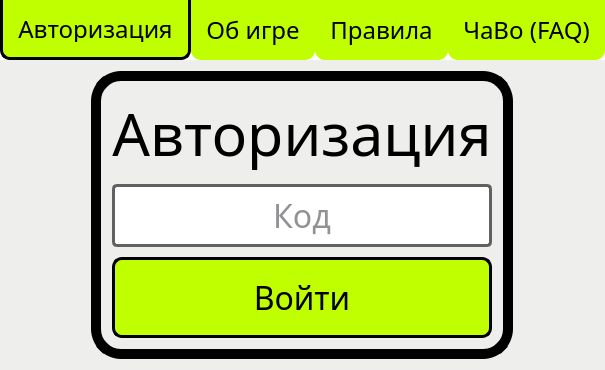
<?xml version="1.0" encoding="UTF-8"?>
<ui version="4.0">
 <class>AuthWindow</class>
 <widget class="QMainWindow" name="AuthWindow">
  <property name="geometry">
   <rect>
    <x>0</x>
    <y>0</y>
    <width>537</width>
    <height>352</height>
   </rect>
  </property>
  <property name="minimumSize">
   <size>
    <width>0</width>
    <height>0</height>
   </size>
  </property>
  <property name="maximumSize">
   <size>
    <width>10000</width>
    <height>10000</height>
   </size>
  </property>
  <property name="windowTitle">
   <string>AuthWindow</string>
  </property>
  <property name="styleSheet">
   <string notr="true"/>
  </property>
  <widget class="QWidget" name="centralWidget">
   <property name="styleSheet">
    <string notr="true"/>
   </property>
   <layout class="QVBoxLayout" name="verticalLayout">
    <property name="spacing">
     <number>0</number>
    </property>
    <property name="leftMargin">
     <number>0</number>
    </property>
    <property name="topMargin">
     <number>0</number>
    </property>
    <property name="rightMargin">
     <number>0</number>
    </property>
    <property name="bottomMargin">
     <number>0</number>
    </property>
    <item>
     <widget class="QFrame" name="navBar">
      <property name="sizePolicy">
       <sizepolicy hsizetype="Preferred" vsizetype="Preferred">
        <horstretch>0</horstretch>
        <verstretch>0</verstretch>
       </sizepolicy>
      </property>
      <property name="minimumSize">
       <size>
        <width>0</width>
        <height>0</height>
       </size>
      </property>
      <property name="maximumSize">
       <size>
        <width>16777215</width>
        <height>60</height>
       </size>
      </property>
      <property name="styleSheet">
       <string notr="true">#navBar
{
	background-color: white;
}



QPushButton
{
    background-color: #BFFF00;
    color: black;
	border-bottom-left-radius: 10px;
	border-bottom-right-radius: 10px;
	padding: 15px;
}
QPushButton:hover:!pressed
{
	background-color: #99CC00;
}
QPushButton:pressed
{
	background-color: #CCFF33;
	color: black;
}
QPushButton:disabled
{
	background-color: #3F3F3F;
}</string>
      </property>
      <property name="frameShape">
       <enum>QFrame::NoFrame</enum>
      </property>
      <property name="frameShadow">
       <enum>QFrame::Raised</enum>
      </property>
      <layout class="QHBoxLayout" name="horizontalLayout_2">
       <property name="spacing">
        <number>0</number>
       </property>
       <property name="leftMargin">
        <number>0</number>
       </property>
       <property name="topMargin">
        <number>0</number>
       </property>
       <property name="rightMargin">
        <number>0</number>
       </property>
       <property name="bottomMargin">
        <number>0</number>
       </property>
       <item>
        <widget class="QPushButton" name="navAuthButton">
         <property name="sizePolicy">
          <sizepolicy hsizetype="Minimum" vsizetype="Expanding">
           <horstretch>0</horstretch>
           <verstretch>0</verstretch>
          </sizepolicy>
         </property>
         <property name="font">
          <font>
           <family>Fira Sans Condensed</family>
           <pointsize>18</pointsize>
          </font>
         </property>
         <property name="styleSheet">
          <string notr="true">QPushButton
{
	border-bottom: 3px solid black;
	border-left: 3px solid black;
	border-right: 3px solid black;
}</string>
         </property>
         <property name="text">
          <string>Авторизация</string>
         </property>
        </widget>
       </item>
       <item>
        <widget class="QPushButton" name="navAboutButton">
         <property name="sizePolicy">
          <sizepolicy hsizetype="Minimum" vsizetype="Expanding">
           <horstretch>0</horstretch>
           <verstretch>0</verstretch>
          </sizepolicy>
         </property>
         <property name="font">
          <font>
           <family>Fira Sans Condensed</family>
           <pointsize>18</pointsize>
          </font>
         </property>
         <property name="styleSheet">
          <string notr="true"/>
         </property>
         <property name="text">
          <string>Об игре</string>
         </property>
        </widget>
       </item>
       <item>
        <widget class="QPushButton" name="navRulesButton">
         <property name="sizePolicy">
          <sizepolicy hsizetype="Minimum" vsizetype="Expanding">
           <horstretch>0</horstretch>
           <verstretch>0</verstretch>
          </sizepolicy>
         </property>
         <property name="font">
          <font>
           <family>Fira Sans Condensed</family>
           <pointsize>18</pointsize>
          </font>
         </property>
         <property name="text">
          <string>Правила</string>
         </property>
        </widget>
       </item>
       <item>
        <widget class="QPushButton" name="navFaqButton">
         <property name="sizePolicy">
          <sizepolicy hsizetype="Minimum" vsizetype="Expanding">
           <horstretch>0</horstretch>
           <verstretch>0</verstretch>
          </sizepolicy>
         </property>
         <property name="font">
          <font>
           <family>Fira Sans Condensed</family>
           <pointsize>18</pointsize>
          </font>
         </property>
         <property name="text">
          <string>ЧаВо (FAQ)</string>
         </property>
        </widget>
       </item>
      </layout>
     </widget>
    </item>
    <item>
     <widget class="QFrame" name="pageBar">
      <property name="frameShape">
       <enum>QFrame::NoFrame</enum>
      </property>
      <property name="frameShadow">
       <enum>QFrame::Raised</enum>
      </property>
      <layout class="QVBoxLayout" name="verticalLayout_2">
       <property name="spacing">
        <number>0</number>
       </property>
       <property name="leftMargin">
        <number>0</number>
       </property>
       <property name="topMargin">
        <number>0</number>
       </property>
       <property name="rightMargin">
        <number>0</number>
       </property>
       <property name="bottomMargin">
        <number>0</number>
       </property>
       <item>
        <widget class="QStackedWidget" name="stackedWidget">
         <property name="currentIndex">
          <number>0</number>
         </property>
         <widget class="QWidget" name="authPage">
          <property name="styleSheet">
           <string notr="true">background-color: rgb(238, 238, 236);</string>
          </property>
          <layout class="QHBoxLayout" name="horizontalLayout_3">
           <item>
            <spacer name="horizontalSpacer_2">
             <property name="orientation">
              <enum>Qt::Horizontal</enum>
             </property>
             <property name="sizeHint" stdset="0">
              <size>
               <width>150</width>
               <height>20</height>
              </size>
             </property>
            </spacer>
           </item>
           <item>
            <widget class="QFrame" name="authFrame1">
             <property name="sizePolicy">
              <sizepolicy hsizetype="Preferred" vsizetype="Preferred">
               <horstretch>0</horstretch>
               <verstretch>0</verstretch>
              </sizepolicy>
             </property>
             <property name="styleSheet">
              <string notr="true">#authFrame1
{
	border: 10px solid black;
	border-radius: 30px;
}</string>
             </property>
             <property name="frameShape">
              <enum>QFrame::NoFrame</enum>
             </property>
             <property name="frameShadow">
              <enum>QFrame::Raised</enum>
             </property>
             <layout class="QVBoxLayout" name="verticalLayout_4">
              <item>
               <spacer name="verticalSpacer">
                <property name="orientation">
                 <enum>Qt::Vertical</enum>
                </property>
                <property name="sizeHint" stdset="0">
                 <size>
                  <width>20</width>
                  <height>25</height>
                 </size>
                </property>
               </spacer>
              </item>
              <item>
               <widget class="QFrame" name="authFrame2">
                <property name="font">
                 <font>
                  <pointsize>1</pointsize>
                 </font>
                </property>
                <property name="frameShape">
                 <enum>QFrame::NoFrame</enum>
                </property>
                <property name="frameShadow">
                 <enum>QFrame::Raised</enum>
                </property>
                <layout class="QVBoxLayout" name="verticalLayout_3">
                 <property name="spacing">
                  <number>10</number>
                 </property>
                 <property name="leftMargin">
                  <number>0</number>
                 </property>
                 <property name="topMargin">
                  <number>0</number>
                 </property>
                 <property name="rightMargin">
                  <number>0</number>
                 </property>
                 <property name="bottomMargin">
                  <number>0</number>
                 </property>
                 <item alignment="Qt::AlignVCenter">
                  <widget class="QLabel" name="authLabel">
                   <property name="sizePolicy">
                    <sizepolicy hsizetype="Preferred" vsizetype="Preferred">
                     <horstretch>0</horstretch>
                     <verstretch>0</verstretch>
                    </sizepolicy>
                   </property>
                   <property name="font">
                    <font>
                     <family>Fira Sans Condensed</family>
                     <pointsize>44</pointsize>
                    </font>
                   </property>
                   <property name="styleSheet">
                    <string notr="true">QLabel
{
	color: black;
}</string>
                   </property>
                   <property name="text">
                    <string>Авторизация</string>
                   </property>
                   <property name="alignment">
                    <set>Qt::AlignCenter</set>
                   </property>
                  </widget>
                 </item>
                 <item>
                  <widget class="QLineEdit" name="authLineEdit">
                   <property name="minimumSize">
                    <size>
                     <width>0</width>
                     <height>0</height>
                    </size>
                   </property>
                   <property name="font">
                    <font>
                     <family>Fira Sans Condensed Medium</family>
                     <pointsize>24</pointsize>
                    </font>
                   </property>
                   <property name="styleSheet">
                    <string notr="true">QLineEdit
{
	color: #212529;
	padding: 5px;
	border: 3px solid #616161;
	border-radius: 5px;
	background-color: white;
}

QLineEdit:focus
{
	border: 4px solid #272727;
}

QLineEdit:disabled
{
	background-color: #3F3F3F;
	color: #FFF;
}</string>
                   </property>
                   <property name="text">
                    <string/>
                   </property>
                   <property name="maxLength">
                    <number>10</number>
                   </property>
                   <property name="echoMode">
                    <enum>QLineEdit::Password</enum>
                   </property>
                   <property name="alignment">
                    <set>Qt::AlignCenter</set>
                   </property>
                   <property name="placeholderText">
                    <string>Код</string>
                   </property>
                  </widget>
                 </item>
                 <item>
                  <widget class="QPushButton" name="authRequestButton">
                   <property name="enabled">
                    <bool>true</bool>
                   </property>
                   <property name="minimumSize">
                    <size>
                     <width>0</width>
                     <height>0</height>
                    </size>
                   </property>
                   <property name="font">
                    <font>
                     <family>Fira Sans Condensed Medium</family>
                     <pointsize>24</pointsize>
                    </font>
                   </property>
                   <property name="styleSheet">
                    <string notr="true">QPushButton
{
    background-color: #BFFF00;
    color: black;
	padding: 15px;
	border: 3px solid black;
	border-radius: 10px;
}
QPushButton:hover:!pressed
{
	background-color: #99CC00;
}
QPushButton:pressed
{
	background-color: #CCFF33;
	color: black;
}
QPushButton:disabled
{
	background-color: #3F3F3F;
}</string>
                   </property>
                   <property name="text">
                    <string>Войти</string>
                   </property>
                  </widget>
                 </item>
                </layout>
               </widget>
              </item>
              <item>
               <spacer name="verticalSpacer_2">
                <property name="orientation">
                 <enum>Qt::Vertical</enum>
                </property>
                <property name="sizeHint" stdset="0">
                 <size>
                  <width>20</width>
                  <height>26</height>
                 </size>
                </property>
               </spacer>
              </item>
             </layout>
            </widget>
           </item>
           <item>
            <spacer name="horizontalSpacer_3">
             <property name="orientation">
              <enum>Qt::Horizontal</enum>
             </property>
             <property name="sizeHint" stdset="0">
              <size>
               <width>150</width>
               <height>20</height>
              </size>
             </property>
            </spacer>
           </item>
          </layout>
         </widget>
         <widget class="QWidget" name="aboutPage">
          <widget class="QLabel" name="label">
           <property name="geometry">
            <rect>
             <x>50</x>
             <y>70</y>
             <width>611</width>
             <height>131</height>
            </rect>
           </property>
           <property name="font">
            <font>
             <pointsize>32</pointsize>
            </font>
           </property>
           <property name="text">
            <string>Тут пока ничего нет</string>
           </property>
          </widget>
         </widget>
         <widget class="QWidget" name="rulesPage">
          <widget class="QLabel" name="label_2">
           <property name="geometry">
            <rect>
             <x>60</x>
             <y>90</y>
             <width>611</width>
             <height>131</height>
            </rect>
           </property>
           <property name="font">
            <font>
             <pointsize>32</pointsize>
            </font>
           </property>
           <property name="text">
            <string>Тут тоже ;c</string>
           </property>
          </widget>
         </widget>
         <widget class="QWidget" name="faqPage">
          <widget class="QLabel" name="label_3">
           <property name="geometry">
            <rect>
             <x>30</x>
             <y>80</y>
             <width>631</width>
             <height>131</height>
            </rect>
           </property>
           <property name="font">
            <font>
             <pointsize>16</pointsize>
            </font>
           </property>
           <property name="text">
            <string>Будто здесь что-то изменилось бы</string>
           </property>
          </widget>
         </widget>
        </widget>
       </item>
      </layout>
     </widget>
    </item>
   </layout>
  </widget>
 </widget>
 <layoutdefault spacing="6" margin="11"/>
 <resources/>
 <connections/>
</ui>
